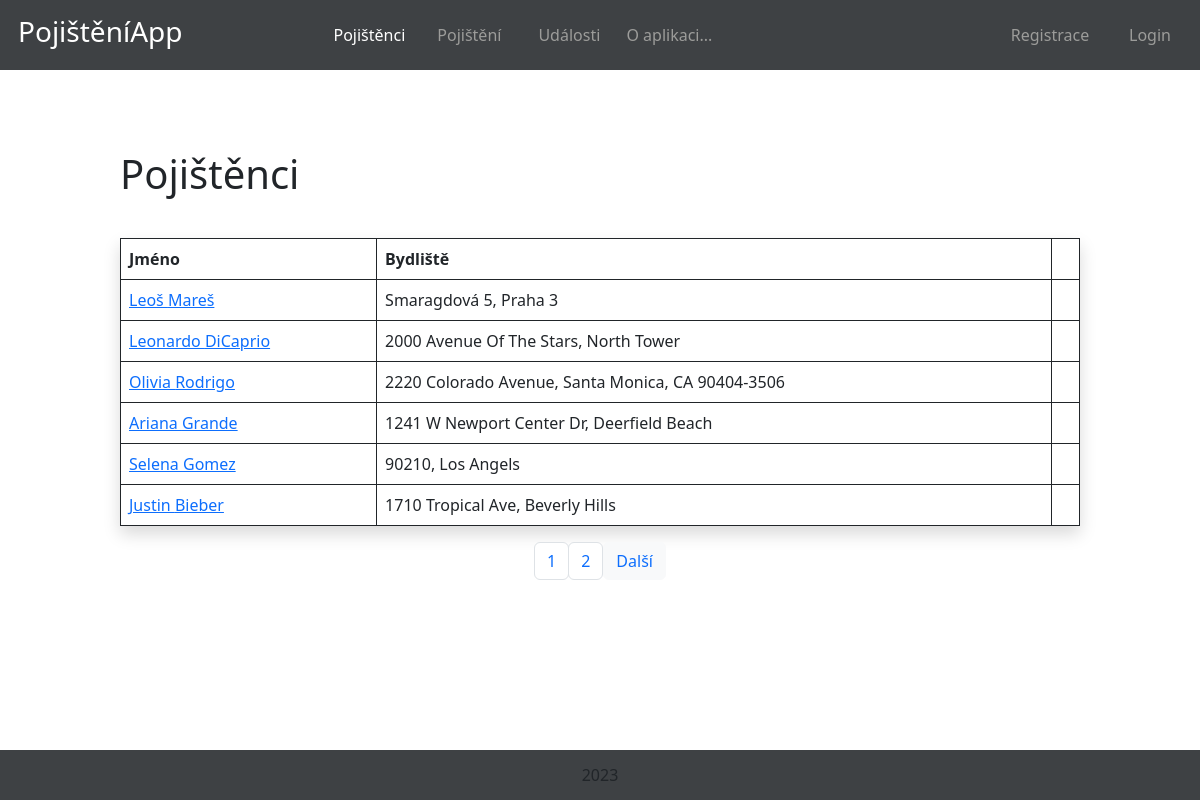
Page /pojisteni_app/pojistenci/ on the committed database.
### pojisteni_app/models.py (models this page shows, shortened)
class Pojisteny(models.Model):
    jmeno = models.CharField(max_length=100)
    prijmeni = models.CharField(max_length=100)
    ulice = models.CharField(max_length=200)
    mesto = models.CharField(max_length=200)
    psc = models.IntegerField(default=0)
    tel = models.CharField(max_length=15)
    email = models.CharField(max_length=180)
    pojisteni = models.ManyToManyField(Pojisteni, through='PojisteniPojisteny')
    class Meta:
        verbose_name = "Pojištěný"
        verbose_name_plural = "Pojištěnci"

### pojisteni_app/views.py (the view, shortened to what this page needs)
# urls.py: path("pojistenci/", views.PojistenyIndex.as_view(), name="pojistenci_index"),
class PojistenyIndex(generic.ListView):
    template_name = "pojisteni_app/pojisteny_index.html"
    context_object_name = "pojisteny"
    paginate_by = 6
    def get_queryset(self):
        queryset = Pojisteny.objects.all().order_by("-id")
        return queryset
    def get(self, request):
        try:
            pojisteny = self.get_queryset()
            paginator = Paginator(pojisteny, self.paginate_by)
            page_number = self.request.GET.get('page')
            page = paginator.get_page(page_number)
        except:
            return redirect("pojistenci_index")
        return render(request, self.template_name, {"pojisteny": page})

### pojisteni_app/templates/pojisteni_app/pojisteny_index.html (shortened to what this page needs)
{% extends "base.html" %}
{% block content %}
    <nav>
        <div class="menu">
            <div id="logo">
            <h3>PojištěníApp</h3>
            </div>
            <div class="flex_box">
                <div class="nav_item"><a href="{% url 'pojistenci_index' %}" class="aktivni">Pojištěnci</a></div>
                <div class="nav_item"><a href="{% url 'pojisteni_index' %}">Pojištění</a></div>
                <div class="nav_item"><a href="{% url 'udalosti' %}">Události</a></div>
                <div class="nav_item"><a href="{% url 'about' %}">O aplikaci...</a></div>
            </div>
            <div class="flex_box_two">
                {% if not user.is_authenticated %}<div class="nav_item_three"><a href="{% url 'registrace' %}">Registrace</a></div>{% endif %}
                {% if not user.is_authenticated %}<div class="nav_item_three"><a href="{% url 'login' %}">Login</a></div>{% endif %}
            </div>
        </div>
    </nav>
    <div class="content">
        <h1>Pojištěnci</h1>
    <table class="table table-bordered border-black shadow custom-table">
        <thead>
            <tr>
                <th>Jméno</th>
                <th>Bydliště</th>
                <th></th>
            </tr>
        </thead>
        <tbody>
            {% for pojistenec in pojisteny %}
                <tr>
                    <td><a href="{% url 'pojisteny_detail' pojistenec.id %}">{{ pojistenec.jmeno }} {{ pojistenec.prijmeni }} </a></td>
                    <td>{{ pojistenec.ulice }}, {{ pojistenec.mesto }}</td>
                    <form method="POST">
                    <td>
                    </td>
                </form>
                </tr>
            {% endfor %}
        </tbody>
    </table>
    <ul class="pagination justify-content-center">
        {% for i in pojisteny.paginator.page_range %}
          {% if page_obj.number == i %}
            <li class="page-item active"><span class="page-link">{{ i }} <span class="sr-only"></span></span></li>
          {% else %}
            <li class="page-item"><a class="page-link btn btn-light" href="?page={{ i }}">{{ i }}</a></li>
          {% endif %}
        {% endfor %}
        {% if pojisteny.has_next %}
            <li><a href="?page={{ pojisteny.next_page_number }}" class="btn btn-light text-primary">Další</a></li>
        {% endif %}
      </ul>
{% endblock %}

### pojisteni_app/static/css/style.css (style rules this page uses)
html, body { width: 100%; height: 100%; margin: 0; }
#logo { color: white; margin-right: 10px; height: 70px; }
nav { width: 100%; height: 70px; background-color: #3e4144; color: white; }
nav .menu { max-width: auto; margin: auto; display: flex; align-items: center; justify-content: space-between; margin-left: 18px; }
.flex_box_two { width: 100%; display: flex; justify-content: flex-end; flex-wrap: nowrap; }
.flex_box_two a { text-decoration: none; color: #9C9C9A; }
.nav_item_three { height: 100px; width: 100px; text-align: center; line-height: 70px; vertical-align: middle; color: white; }
.flex_box { width: 100%; height: auto !important; display: flex; justify-content: center; margin-left: 100px; }
.flex_box a { text-decoration: none; color: #9C9C9A; }
.nav_item a.aktivni { color: white !important; }
.aktivni { color: white !important; }
.nav_item { height: 100px; width: 100px; text-align: center; line-height: 70px; vertical-align: middle; color: white; }
.content { width: 80%; margin: auto; margin-top: 80px; margin-bottom: 80px; }
.custom-table { margin-top: 40px !important; }
.custom-table th, td { border: 1px solid !important; }
.custom-table td, .custom-table th { border: 1px solid #ddd; padding: 8px; text-align: left; }
.custom-table tr:nth-child(even) { background-color: #f2f2f2; }
.custom-table th { background-color: #4CAF50; color: white; }

### rows in the picture
Pojisteny: jmeno "Leoš", prijmeni "Mareš", ulice "Smaragdová 5", mesto "Praha 3"
Pojisteny: jmeno "Leonardo", prijmeni "DiCaprio", ulice "2000 Avenue Of The Stars", mesto "North Tower"
Pojisteny: jmeno "Olivia", prijmeni "Rodrigo", ulice "2220 Colorado Avenue", mesto "Santa Monica, CA 90404-3506"
Pojisteny: jmeno "Ariana", prijmeni "Grande", ulice "1241 W Newport Center Dr", mesto "Deerfield Beach"
Pojisteny: jmeno "Selena", prijmeni "Gomez", ulice "90210", mesto "Los Angels"
Pojisteny: jmeno "Justin", prijmeni "Bieber", ulice "1710 Tropical Ave", mesto "Beverly Hills"

### other values in the picture
{{ i }} "1" "2"
